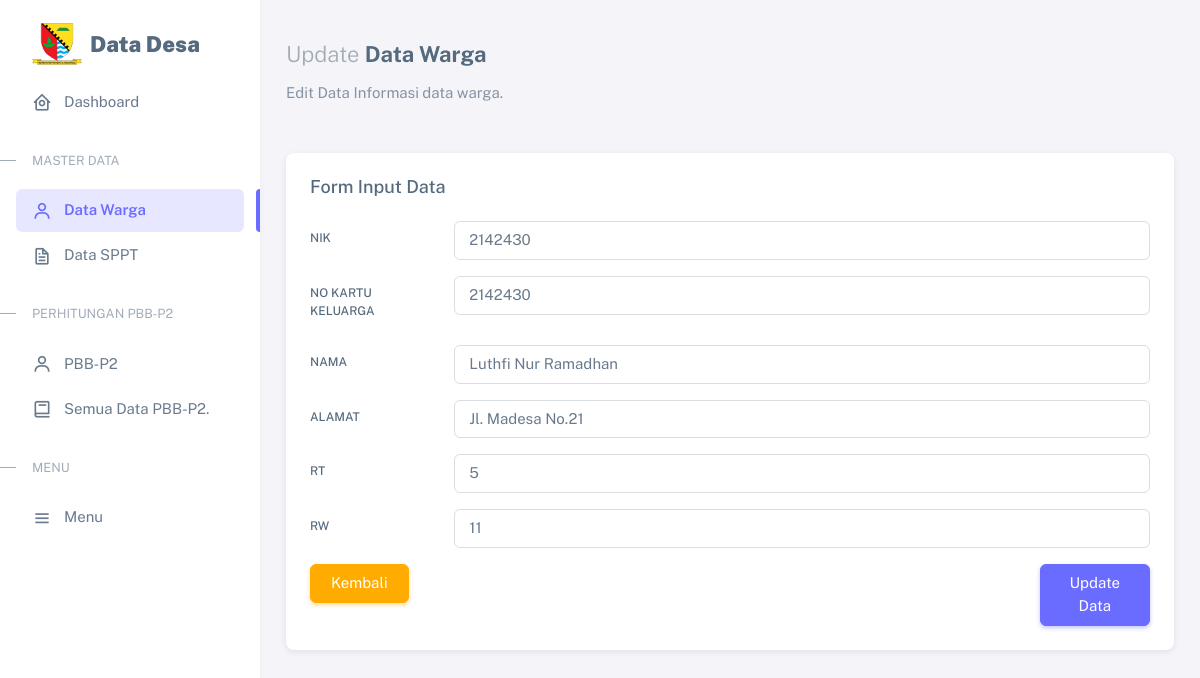
Page /view/data_warga/edit.php?id=7 (signed in) on the committed database.
### tables this page shows
CREATE TABLE `data_warga` (
  `id` int(11) NOT NULL,
  `nik` varchar(16) DEFAULT NULL,
  `no_kk` varchar(16) DEFAULT NULL,
  `nama` varchar(50) DEFAULT NULL,
  `alamat` varchar(50) DEFAULT NULL,
  `rt` int(11) DEFAULT NULL,
  `rw` int(11) DEFAULT NULL
);

### view/data_warga/functions.php (called while the page is built, shortened)
<?php
include '../config.php';
function index($query)
{
    global $conn;
    $result = mysqli_query($conn, $query);
    $rows = [];
    while ($row = mysqli_fetch_assoc($result)) {
        $rows[] = $row;
    }
    return $rows;
}
?>

### view/data_warga/edit.php (the view, shortened to what this page needs)
<?php
require '../config.php';
require 'functions.php';
$id = $_GET["id"];
$query = index("SELECT * FROM data_warga WHERE id = $id")[0];
include '../layouts/header.php';
?>
<div class="layout-wrapper layout-content-navbar">
    <div class="layout-container">
        <?php include '../layouts/sidebar.php'; ?>
        <div class="content-wrapper">
            <div class="container flex-grow-1 container-p-y">
                <div class="mt-3 mb-5">
                    <h4 class="fw-bold"><span class="text-muted fw-light">Update </span>Data Warga</h4>
                    <p class="text-secondary">Edit Data Informasi data warga.</p>
                </div>
                <div class="row">
                    <div class="col-xxl">
                        <div class="card mb-4">
                            <div class="card-header d-flex align-items-center justify-content-between">
                                <h5 class="mb-0">Form Input Data</h5>
                            </div>
                            <div class="card-body">
                                <form action="" method="post">
                                    <div class="row mb-3">
                                        <label class="col-sm-2 col-form-label" for="nik">NIK</label>
                                        <div class="col-sm-10">
                                            <input type="text" class="form-control" id="nik" name="nik" placeholder="Masukkan NIK Anda..." value="<?= $query["nik"]; ?>" />
                                        </div>
                                    </div>
                                    <div class="row mb-3">
                                        <label class="col-sm-2 col-form-label" for="no_kk">No Kartu Keluarga</label>
                                        <div class="col-sm-10">
                                            <input type="text" class="form-control" id="no_kk" name="no_kk" placeholder="Masukkan Nomor Kartu Keluarga" value="<?= $query["no_kk"]; ?>" />
                                        </div>
                                    </div>
                                    <div class="row mb-3">
                                        <label class="col-sm-2 col-form-label" for="nama">Nama</label>
                                        <div class="col-sm-10">
                                            <input type="text" class="form-control" id="nama" name="nama" placeholder="Masukkan Nama Anda..." value="<?= $query["nama"]; ?>" />
                                        </div>
                                    </div>
                                    <div class="row mb-3">
                                        <label class="col-sm-2 col-form-label" for="alamat">Alamat</label>
                                        <div class="col-sm-10">
                                            <input type="text" class="form-control" id="alamat" name="alamat" placeholder="Masukkan Alamat Anda..." value="<?= $query["alamat"]; ?>" />
                                        </div>
                                    </div>
                                    <div class="row mb-3">
                                        <label class="col-sm-2 col-form-label" for="rt">RT</label>
                                        <div class="col-sm-10">
                                            <input type="text" class="form-control" id="rt" name="rt" placeholder="Masukkan Nomor RT Anda..." value="<?= $query["rt"]; ?>" />
                                        </div>
                                    </div>
                                    <div class="row mb-3">
                                        <label class="col-sm-2 col-form-label" for="rw">RW</label>
                                        <div class="col-sm-10">
                                            <input type="text" class="form-control" id="rw" name="rw" placeholder="Masukkan Nomor RW Anda..." value="<?= $query["rw"]; ?>" />
                                        </div>
                                    </div>
                                    <div class="row justify-content-between d-flex">
                                        <div class="col-sm-2">
                                            <a href="../data_warga/index.php" class="btn btn-warning">Kembali</a>
                                        </div>
                                        <div class="col-sm-2">
                                            <button type="submit" name="submit" class="btn btn-primary ms-2">Update Data</button>
                                        </div>
                                    </div>
                                </form>
                            </div>
                        </div>
                    </div>
                </div>
            </div>
        </div>
    </div>
</div>
<?php
include '../layouts/footer.php';
?>

### rows in the picture
data_warga: nik "2142430", no_kk "2142430", nama "Luthfi Nur Ramadhan", alamat "Jl. Madesa No.21", rt "5", rw "11"
